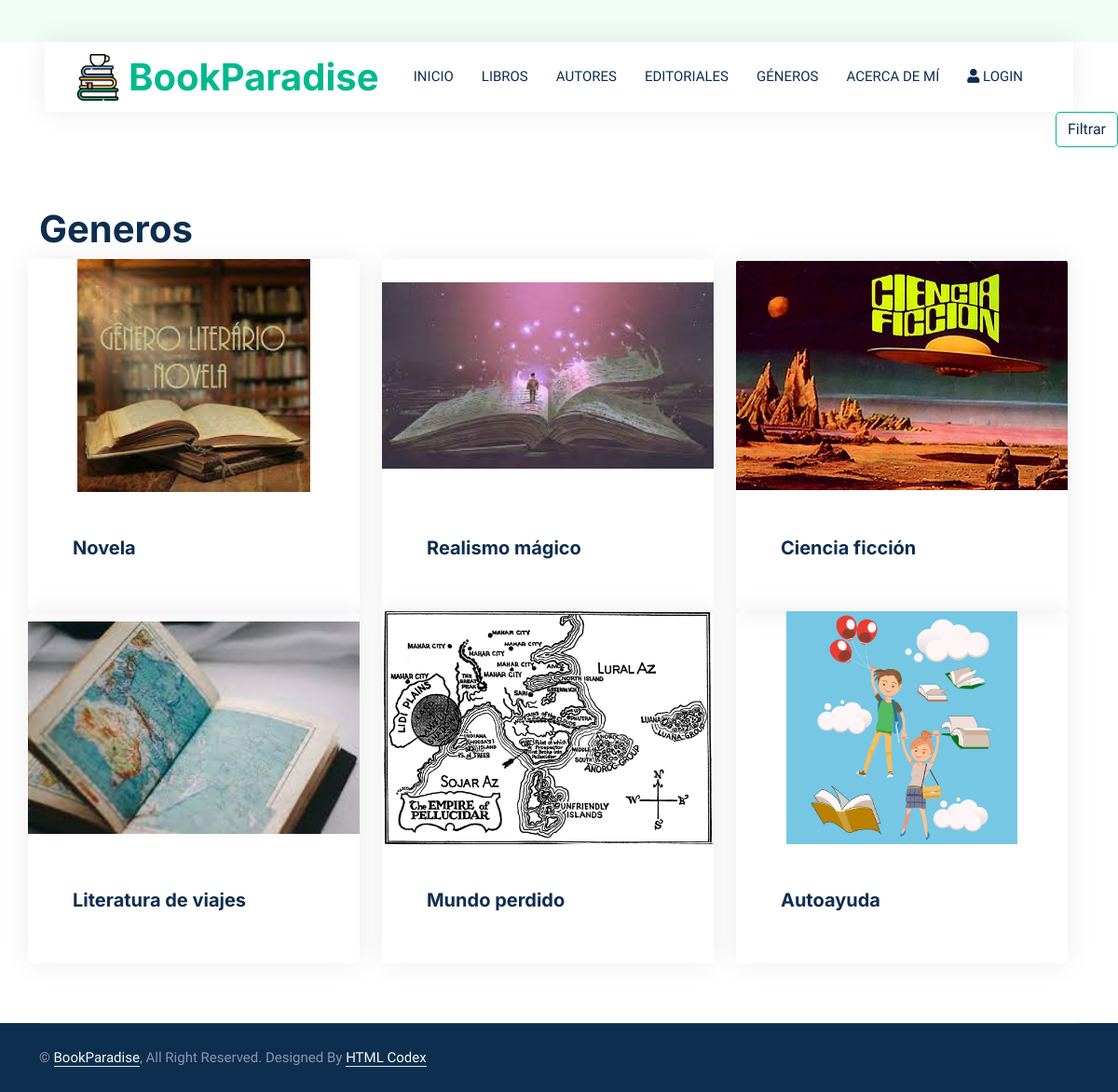
Screenshot of /genero/generos/ with the database file from the repository.
### libros_app/models.py (models this page shows, shortened)
class Genero(models.Model):
    nombre = models.CharField(verbose_name="Género", max_length=50)
    historia = models.TextField(verbose_name="Historia", default="")
    foto = models.ImageField(
        upload_to="generos", null=True, blank=True, verbose_name="Género")
    created = models.DateTimeField(auto_now_add=True)
    updated = models.DateTimeField(auto_now=True)
    class Meta:
        verbose_name = "Género"
        verbose_name_plural = "Géneros"

### libros_app/views.py (the view)
# urls.py: path('genero/generos/', GenerosList.as_view(), name="generos"),
class GenerosList(ListView):
    model = Genero
    template_name = "libros_app/genero/genero_list.html"

### libros_app/templates/libros_app/genero/genero_list.html (shortened to what this page needs)
{% extends 'libros_app/base.html' %}
{% load static %}
{% block subMenu %}
  <div class="row g-0 gx-5">
    <div class="col text-start text-lg-end animated slideInRight" data-wow-delay="0.1s">
      <ul class="nav nav-pills d-inline-flex justify-content-end mb-5">
        <li class="nav-item me-0">
          <a class="btn btn-outline-primary" href="{% url 'libros_app:generos_filtrar' %}">Filtrar</a>
        </li>
      </ul>
    </div>
  </div>
{% endblock %}
{% block content %}
  <div class="container-xxl py-3">
    <div class="container">
      <div class="row g-0 gx-5 align-items-end">
        <h1>Generos</h1>
        {% if genero_list %}
          <div class="row">
            {% for genero in genero_list %}
              <div class="col-lg-4 col-md-6 animated fadeInUp" data-wow-delay="0.1s">
                <div class="property-item rounded overflow-hidden">
                  <div class="position-relative overflow-hidden centrar-items">
                    {% if genero.foto %}
                      <a href="{% url 'libros_app:genero_ver_detalles' genero.id %}"><img class="img-fluid imagen" src="{{ genero.foto.url }}" alt="{{ genero.foto.url }}" alt="" /></a>
                    {% else %}
                      <a href="{% url 'libros_app:genero_ver_detalles' genero.id %}"><img class="img-fluid imagen" src="{% static 'libros_app/images/noimagendisponible.png' %}" alt="" /></a>
                    {% endif %}
                  </div>
                  <div class="p-5 pb-5">
                    <a class="d-block h5 mb-2" href="">{{ genero.nombre }}</a>
                  </div>
                </div>
              </div>
            {% endfor %}
          </div>
        {% else %}
          <p class="card-text">No hay ningun genero por el momento, vuelva pronto, lo estamos esperando!</p>
        {% endif %}
      </div>
    </div>
  </div>
{% endblock %}

### libros_app/static/libros_app/css/style.css (style rules this page uses)
.centrar-items { display: flex; align-items: center; justify-content: center; }
.imagen { height: 250px; object-fit: contain; }
:root { --primary: #00B98E; --secondary: #FF6922; --light: #EFFDF5; --dark: #0E2E50; }
.btn { transition: .5s; }
.nav-pills .nav-item .btn { color: var(--dark); }
.property-item { box-shadow: 0 0 30px rgba(0, 0, 0, .08); }
.property-item img { transition: .5s; }

### rows the page displays
Genero: foto (picture), nombre "Novela"
Genero: foto (picture), nombre "Realismo mágico"
Genero: foto (picture), nombre "Ciencia ficción"
Genero: foto (picture), nombre "Literatura de viajes"
Genero: foto (picture), nombre "Mundo perdido"
Genero: foto (picture), nombre "Autoayuda"
